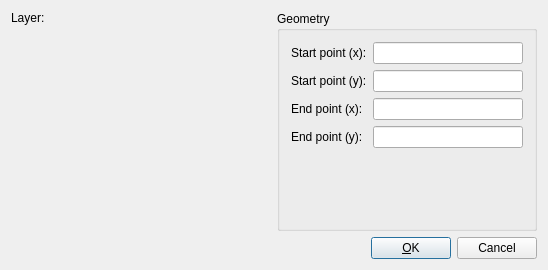
<?xml version="1.0" encoding="UTF-8"?>
<ui version="4.0">
 <class>QG_DlgLine</class>
 <widget class="QDialog" name="QG_DlgLine">
  <property name="enabled">
   <bool>true</bool>
  </property>
  <property name="geometry">
   <rect>
    <x>0</x>
    <y>0</y>
    <width>548</width>
    <height>270</height>
   </rect>
  </property>
  <property name="sizePolicy">
   <sizepolicy hsizetype="MinimumExpanding" vsizetype="MinimumExpanding">
    <horstretch>0</horstretch>
    <verstretch>0</verstretch>
   </sizepolicy>
  </property>
  <property name="minimumSize">
   <size>
    <width>0</width>
    <height>0</height>
   </size>
  </property>
  <property name="windowTitle">
   <string>Line</string>
  </property>
  <layout class="QVBoxLayout">
   <item>
    <layout class="QHBoxLayout">
     <item>
      <layout class="QVBoxLayout">
       <item>
        <layout class="QHBoxLayout">
         <item>
          <widget class="QLabel" name="lLayer">
           <property name="sizePolicy">
            <sizepolicy hsizetype="Preferred" vsizetype="Preferred">
             <horstretch>0</horstretch>
             <verstretch>0</verstretch>
            </sizepolicy>
           </property>
           <property name="text">
            <string>Layer:</string>
           </property>
           <property name="wordWrap">
            <bool>false</bool>
           </property>
          </widget>
         </item>
         <item>
          <widget class="QG_LayerBox" name="cbLayer" native="true"/>
         </item>
        </layout>
       </item>
       <item>
        <widget class="QG_WidgetPen" name="wPen" native="true">
         <property name="sizePolicy">
          <sizepolicy hsizetype="MinimumExpanding" vsizetype="MinimumExpanding">
           <horstretch>0</horstretch>
           <verstretch>0</verstretch>
          </sizepolicy>
         </property>
         <property name="minimumSize">
          <size>
           <width>230</width>
           <height>140</height>
          </size>
         </property>
        </widget>
       </item>
      </layout>
     </item>
     <item>
      <widget class="Q3ButtonGroup" name="buttonGroup8">
       <property name="title">
        <string>Geometry</string>
       </property>
       <layout class="QGridLayout">
        <item row="5" column="0">
         <widget class="QLabel" name="lEndX">
          <property name="text">
           <string>End point (x):</string>
          </property>
          <property name="wordWrap">
           <bool>false</bool>
          </property>
         </widget>
        </item>
        <item row="5" column="1">
         <widget class="QLineEdit" name="leEndX">
          <property name="minimumSize">
           <size>
            <width>64</width>
            <height>0</height>
           </size>
          </property>
         </widget>
        </item>
        <item row="7" column="1">
         <widget class="QLineEdit" name="leEndY">
          <property name="minimumSize">
           <size>
            <width>64</width>
            <height>0</height>
           </size>
          </property>
         </widget>
        </item>
        <item row="7" column="0">
         <widget class="QLabel" name="lEndY">
          <property name="text">
           <string>End point (y):</string>
          </property>
          <property name="wordWrap">
           <bool>false</bool>
          </property>
         </widget>
        </item>
        <item row="3" column="0">
         <widget class="QLabel" name="lStartY">
          <property name="text">
           <string>Start point (y):</string>
          </property>
          <property name="wordWrap">
           <bool>false</bool>
          </property>
         </widget>
        </item>
        <item row="3" column="1">
         <widget class="QLineEdit" name="leStartY">
          <property name="minimumSize">
           <size>
            <width>64</width>
            <height>0</height>
           </size>
          </property>
         </widget>
        </item>
        <item row="1" column="0">
         <widget class="QLabel" name="lStartX">
          <property name="text">
           <string>Start point (x):</string>
          </property>
          <property name="wordWrap">
           <bool>false</bool>
          </property>
         </widget>
        </item>
        <item row="1" column="1">
         <widget class="QLineEdit" name="leStartX">
          <property name="minimumSize">
           <size>
            <width>64</width>
            <height>0</height>
           </size>
          </property>
         </widget>
        </item>
        <item row="8" column="1">
         <spacer name="spacer61">
          <property name="orientation">
           <enum>Qt::Vertical</enum>
          </property>
          <property name="sizeType">
           <enum>QSizePolicy::Expanding</enum>
          </property>
          <property name="sizeHint" stdset="0">
           <size>
            <width>20</width>
            <height>1</height>
           </size>
          </property>
         </spacer>
        </item>
        <item row="8" column="0">
         <spacer name="spacer58">
          <property name="orientation">
           <enum>Qt::Vertical</enum>
          </property>
          <property name="sizeType">
           <enum>QSizePolicy::Expanding</enum>
          </property>
          <property name="sizeHint" stdset="0">
           <size>
            <width>20</width>
            <height>1</height>
           </size>
          </property>
         </spacer>
        </item>
       </layout>
      </widget>
     </item>
    </layout>
   </item>
   <item>
    <layout class="QHBoxLayout">
     <item>
      <spacer name="spacer">
       <property name="orientation">
        <enum>Qt::Horizontal</enum>
       </property>
       <property name="sizeType">
        <enum>QSizePolicy::Expanding</enum>
       </property>
       <property name="sizeHint" stdset="0">
        <size>
         <width>40</width>
         <height>20</height>
        </size>
       </property>
      </spacer>
     </item>
     <item>
      <widget class="QPushButton" name="bOk">
       <property name="text">
        <string>&amp;OK</string>
       </property>
       <property name="default">
        <bool>true</bool>
       </property>
      </widget>
     </item>
     <item>
      <widget class="QPushButton" name="bCancel">
       <property name="text">
        <string>Cancel</string>
       </property>
       <property name="shortcut">
        <string>Esc</string>
       </property>
      </widget>
     </item>
    </layout>
   </item>
  </layout>
 </widget>
 <layoutdefault spacing="6" margin="11"/>
 <customwidgets>
  <customwidget>
   <class>Q3GroupBox</class>
   <extends>QGroupBox</extends>
   <header>Qt3Support/Q3GroupBox</header>
   <container>1</container>
  </customwidget>
  <customwidget>
   <class>Q3ButtonGroup</class>
   <extends>Q3GroupBox</extends>
   <header>Qt3Support/Q3ButtonGroup</header>
   <container>1</container>
  </customwidget>
  <customwidget>
   <class>QG_WidgetPen</class>
   <extends>QWidget</extends>
   <header>qg_widgetpen.h</header>
  </customwidget>
  <customwidget>
   <class>QG_LayerBox</class>
   <extends>QWidget</extends>
   <header>qg_layerbox.h</header>
  </customwidget>
 </customwidgets>
 <tabstops>
  <tabstop>leStartX</tabstop>
  <tabstop>leStartY</tabstop>
  <tabstop>leEndX</tabstop>
  <tabstop>leEndY</tabstop>
  <tabstop>bOk</tabstop>
  <tabstop>bCancel</tabstop>
 </tabstops>
 <includes>
  <include location="local">rs_pen.h</include>
  <include location="local">qg_widgetpen.h</include>
  <include location="local">qg_layerbox.h</include>
  <include location="local">qg_widgetpen.h</include>
 </includes>
 <resources>
  <include location="../../../res/extui/extui.qrc"/>
 </resources>
 <connections>
  <connection>
   <sender>bOk</sender>
   <signal>clicked()</signal>
   <receiver>QG_DlgLine</receiver>
   <slot>accept()</slot>
   <hints>
    <hint type="sourcelabel">
     <x>20</x>
     <y>20</y>
    </hint>
    <hint type="destinationlabel">
     <x>20</x>
     <y>20</y>
    </hint>
   </hints>
  </connection>
  <connection>
   <sender>bCancel</sender>
   <signal>clicked()</signal>
   <receiver>QG_DlgLine</receiver>
   <slot>reject()</slot>
   <hints>
    <hint type="sourcelabel">
     <x>20</x>
     <y>20</y>
    </hint>
    <hint type="destinationlabel">
     <x>20</x>
     <y>20</y>
    </hint>
   </hints>
  </connection>
 </connections>
</ui>
